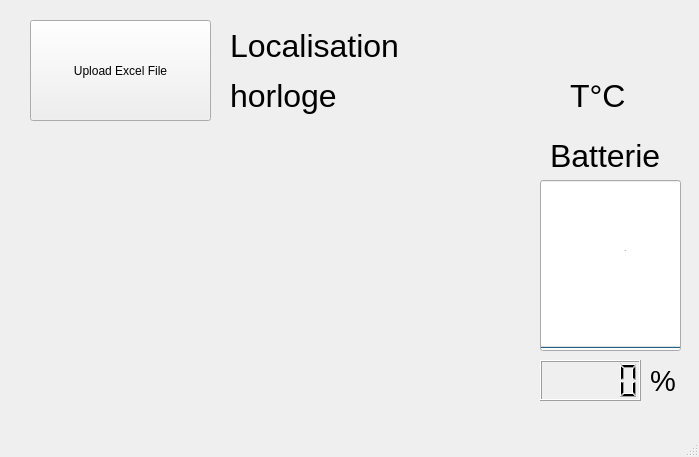
<?xml version="1.0" encoding="UTF-8"?>
<ui version="4.0">
 <class>MainWindow</class>
 <widget class="QMainWindow" name="MainWindow">
  <property name="geometry">
   <rect>
    <x>0</x>
    <y>0</y>
    <width>699</width>
    <height>457</height>
   </rect>
  </property>
  <property name="windowTitle">
   <string>MainWindow</string>
  </property>
  <widget class="QWidget" name="centralwidget">
   <widget class="QPushButton" name="pushButton">
    <property name="geometry">
     <rect>
      <x>30</x>
      <y>20</y>
      <width>181</width>
      <height>101</height>
     </rect>
    </property>
    <property name="text">
     <string>Upload Excel File</string>
    </property>
   </widget>
   <widget class="MplWidget" name="MplWidget" native="true">
    <property name="geometry">
     <rect>
      <x>10</x>
      <y>140</y>
      <width>521</width>
      <height>271</height>
     </rect>
    </property>
   </widget>
   <widget class="QProgressBar" name="progressBar">
    <property name="geometry">
     <rect>
      <x>540</x>
      <y>180</y>
      <width>141</width>
      <height>171</height>
     </rect>
    </property>
    <property name="sizePolicy">
     <sizepolicy hsizetype="Fixed" vsizetype="Fixed">
      <horstretch>0</horstretch>
      <verstretch>0</verstretch>
     </sizepolicy>
    </property>
    <property name="font">
     <font>
      <pointsize>1</pointsize>
     </font>
    </property>
    <property name="value">
     <number>0</number>
    </property>
    <property name="orientation">
     <enum>Qt::Vertical</enum>
    </property>
   </widget>
   <widget class="QLCDNumber" name="lcdNumber">
    <property name="geometry">
     <rect>
      <x>540</x>
      <y>360</y>
      <width>101</width>
      <height>41</height>
     </rect>
    </property>
    <property name="autoFillBackground">
     <bool>false</bool>
    </property>
    <property name="smallDecimalPoint">
     <bool>false</bool>
    </property>
    <property name="value" stdset="0">
     <double>0.000000000000000</double>
    </property>
    <property name="intValue" stdset="0">
     <number>0</number>
    </property>
   </widget>
   <widget class="QLabel" name="label">
    <property name="geometry">
     <rect>
      <x>650</x>
      <y>360</y>
      <width>41</width>
      <height>41</height>
     </rect>
    </property>
    <property name="minimumSize">
     <size>
      <width>0</width>
      <height>0</height>
     </size>
    </property>
    <property name="sizeIncrement">
     <size>
      <width>0</width>
      <height>0</height>
     </size>
    </property>
    <property name="baseSize">
     <size>
      <width>0</width>
      <height>0</height>
     </size>
    </property>
    <property name="font">
     <font>
      <pointsize>22</pointsize>
     </font>
    </property>
    <property name="text">
     <string>%</string>
    </property>
   </widget>
   <widget class="QLabel" name="label_2">
    <property name="geometry">
     <rect>
      <x>550</x>
      <y>140</y>
      <width>121</width>
      <height>31</height>
     </rect>
    </property>
    <property name="minimumSize">
     <size>
      <width>0</width>
      <height>0</height>
     </size>
    </property>
    <property name="sizeIncrement">
     <size>
      <width>0</width>
      <height>0</height>
     </size>
    </property>
    <property name="baseSize">
     <size>
      <width>0</width>
      <height>0</height>
     </size>
    </property>
    <property name="font">
     <font>
      <pointsize>24</pointsize>
     </font>
    </property>
    <property name="text">
     <string>Batterie</string>
    </property>
   </widget>
   <widget class="QLabel" name="temperature">
    <property name="geometry">
     <rect>
      <x>570</x>
      <y>70</y>
      <width>111</width>
      <height>51</height>
     </rect>
    </property>
    <property name="font">
     <font>
      <pointsize>24</pointsize>
     </font>
    </property>
    <property name="text">
     <string>T°C</string>
    </property>
   </widget>
   <widget class="QLabel" name="date">
    <property name="geometry">
     <rect>
      <x>230</x>
      <y>70</y>
      <width>331</width>
      <height>51</height>
     </rect>
    </property>
    <property name="font">
     <font>
      <pointsize>24</pointsize>
     </font>
    </property>
    <property name="text">
     <string>horloge</string>
    </property>
   </widget>
   <widget class="QLabel" name="localisation">
    <property name="geometry">
     <rect>
      <x>230</x>
      <y>20</y>
      <width>351</width>
      <height>51</height>
     </rect>
    </property>
    <property name="font">
     <font>
      <pointsize>24</pointsize>
     </font>
    </property>
    <property name="text">
     <string>Localisation</string>
    </property>
   </widget>
  </widget>
  <widget class="QMenuBar" name="menubar">
   <property name="geometry">
    <rect>
     <x>0</x>
     <y>0</y>
     <width>699</width>
     <height>21</height>
    </rect>
   </property>
  </widget>
  <widget class="QStatusBar" name="statusbar"/>
 </widget>
 <customwidgets>
  <customwidget>
   <class>MplWidget</class>
   <extends>QWidget</extends>
   <header>mplwidget.h</header>
   <container>1</container>
  </customwidget>
 </customwidgets>
 <resources/>
 <connections/>
</ui>
